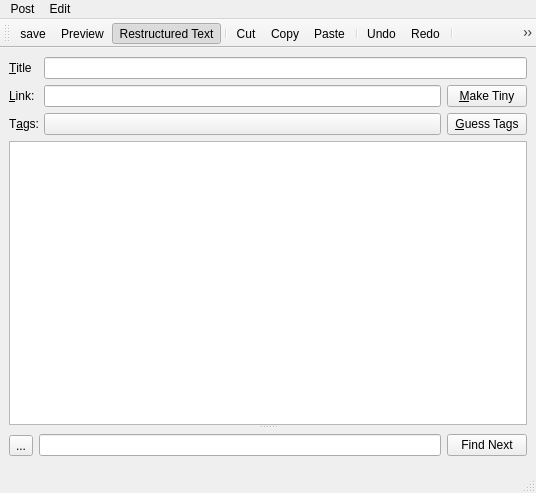
<ui version="4.0" >
 <class>MainWindow</class>
 <widget class="QMainWindow" name="MainWindow" >
  <property name="geometry" >
   <rect>
    <x>0</x>
    <y>0</y>
    <width>536</width>
    <height>493</height>
   </rect>
  </property>
  <property name="windowTitle" >
   <string>MainWindow</string>
  </property>
  <widget class="QWidget" name="centralWidget" >
   <layout class="QVBoxLayout" >
    <item>
     <layout class="QGridLayout" >
      <property name="leftMargin" >
       <number>0</number>
      </property>
      <property name="topMargin" >
       <number>0</number>
      </property>
      <property name="rightMargin" >
       <number>0</number>
      </property>
      <property name="bottomMargin" >
       <number>0</number>
      </property>
      <property name="horizontalSpacing" >
       <number>6</number>
      </property>
      <property name="verticalSpacing" >
       <number>6</number>
      </property>
      <item row="0" column="1" >
       <widget class="QLineEdit" name="title" />
      </item>
      <item rowspan="2" row="0" column="0" >
       <layout class="QVBoxLayout" >
        <property name="spacing" >
         <number>6</number>
        </property>
        <property name="leftMargin" >
         <number>0</number>
        </property>
        <property name="topMargin" >
         <number>0</number>
        </property>
        <property name="rightMargin" >
         <number>0</number>
        </property>
        <property name="bottomMargin" >
         <number>0</number>
        </property>
        <item>
         <widget class="QLabel" name="label" >
          <property name="text" >
           <string>&amp;Title</string>
          </property>
          <property name="buddy" >
           <cstring>title</cstring>
          </property>
         </widget>
        </item>
        <item>
         <widget class="QLabel" name="label_4" >
          <property name="text" >
           <string>&amp;Link:</string>
          </property>
          <property name="buddy" >
           <cstring>link</cstring>
          </property>
         </widget>
        </item>
        <item>
         <widget class="QLabel" name="label_2" >
          <property name="text" >
           <string>T&amp;ags:</string>
          </property>
          <property name="buddy" >
           <cstring>tags</cstring>
          </property>
         </widget>
        </item>
       </layout>
      </item>
      <item row="1" column="1" >
       <layout class="QGridLayout" >
        <property name="leftMargin" >
         <number>0</number>
        </property>
        <property name="topMargin" >
         <number>0</number>
        </property>
        <property name="rightMargin" >
         <number>0</number>
        </property>
        <property name="bottomMargin" >
         <number>0</number>
        </property>
        <property name="horizontalSpacing" >
         <number>6</number>
        </property>
        <property name="verticalSpacing" >
         <number>6</number>
        </property>
        <item row="1" column="1" >
         <widget class="QPushButton" name="guess" >
          <property name="text" >
           <string>&amp;Guess Tags</string>
          </property>
         </widget>
        </item>
        <item row="1" column="0" >
         <widget class="QPushButton" name="tags" >
          <property name="sizePolicy" >
           <sizepolicy vsizetype="Fixed" hsizetype="Expanding" >
            <horstretch>0</horstretch>
            <verstretch>0</verstretch>
           </sizepolicy>
          </property>
          <property name="text" >
           <string/>
          </property>
         </widget>
        </item>
        <item row="0" column="1" >
         <widget class="QPushButton" name="pushButton" >
          <property name="text" >
           <string>&amp;Make Tiny</string>
          </property>
         </widget>
        </item>
        <item row="0" column="0" >
         <widget class="QLineEdit" name="link" />
        </item>
       </layout>
      </item>
     </layout>
    </item>
    <item>
     <widget class="QSplitter" name="splitter" >
      <property name="orientation" >
       <enum>Qt::Vertical</enum>
      </property>
      <widget class="QTextEdit" name="editor" >
       <property name="font" >
        <font>
         <family>Bitstream Vera Sans Mono</family>
        </font>
       </property>
       <property name="acceptRichText" >
        <bool>false</bool>
       </property>
      </widget>
      <widget class="QWidget" name="" >
       <layout class="QHBoxLayout" >
        <item>
         <widget class="QToolButton" name="clearSearch" >
          <property name="text" >
           <string>...</string>
          </property>
          <property name="icon" >
           <iconset resource="../../resources/icons.qrc" >:/icons/icons/editclear.svg</iconset>
          </property>
          <property name="shortcut" >
           <string>Ctrl+K</string>
          </property>
         </widget>
        </item>
        <item>
         <widget class="QLineEdit" name="search" />
        </item>
        <item>
         <widget class="QPushButton" name="findNext" >
          <property name="text" >
           <string>Find Next</string>
          </property>
         </widget>
        </item>
       </layout>
      </widget>
     </widget>
    </item>
   </layout>
  </widget>
  <widget class="QMenuBar" name="menuBar" >
   <property name="geometry" >
    <rect>
     <x>0</x>
     <y>0</y>
     <width>536</width>
     <height>31</height>
    </rect>
   </property>
   <widget class="QMenu" name="menuEdit" >
    <property name="title" >
     <string>Edit</string>
    </property>
    <widget class="QMenu" name="menuInsert" >
     <property name="title" >
      <string>Insert</string>
     </property>
     <addaction name="actionFlickr_Image" />
     <addaction name="actionOpenomy_File" />
    </widget>
    <addaction name="actionCut" />
    <addaction name="actionCopy" />
    <addaction name="actionPaste" />
    <addaction name="actionUndo" />
    <addaction name="actionRedo" />
    <addaction name="actionSelect_All" />
    <addaction name="actionDelete" />
    <addaction name="separator" />
    <addaction name="actionFind" />
    <addaction name="actionFindNext" />
    <addaction name="separator" />
    <addaction name="menuInsert" />
   </widget>
   <widget class="QMenu" name="menuPost" >
    <property name="title" >
     <string>Post</string>
    </property>
    <addaction name="actionSave" />
    <addaction name="actionPreview" />
    <addaction name="actionRST" />
    <addaction name="separator" />
    <addaction name="actionClose" />
   </widget>
   <addaction name="menuPost" />
   <addaction name="menuEdit" />
  </widget>
  <widget class="QStatusBar" name="statusBar" />
  <widget class="QToolBar" name="toolBar" >
   <property name="orientation" >
    <enum>Qt::Horizontal</enum>
   </property>
   <attribute name="toolBarArea" >
    <enum>TopToolBarArea</enum>
   </attribute>
   <attribute name="toolBarBreak" >
    <bool>false</bool>
   </attribute>
   <addaction name="actionSave" />
   <addaction name="actionPreview" />
   <addaction name="actionRST" />
   <addaction name="separator" />
   <addaction name="actionCut" />
   <addaction name="actionCopy" />
   <addaction name="actionPaste" />
   <addaction name="separator" />
   <addaction name="actionUndo" />
   <addaction name="actionRedo" />
   <addaction name="separator" />
   <addaction name="actionFlickr_Image" />
   <addaction name="actionOpenomy_File" />
  </widget>
  <action name="actionPreview" >
   <property name="icon" >
    <iconset resource="../../resources/icons.qrc" >:/icons/icons/preview.svg</iconset>
   </property>
   <property name="text" >
    <string>Preview</string>
   </property>
  </action>
  <action name="actionCut" >
   <property name="icon" >
    <iconset resource="../../resources/icons.qrc" >:/icons/icons/editcut.svg</iconset>
   </property>
   <property name="text" >
    <string>Cut</string>
   </property>
  </action>
  <action name="actionCopy" >
   <property name="icon" >
    <iconset resource="../../resources/icons.qrc" >:/icons/icons/editcopy.svg</iconset>
   </property>
   <property name="text" >
    <string>Copy</string>
   </property>
  </action>
  <action name="actionPaste" >
   <property name="icon" >
    <iconset resource="../../resources/icons.qrc" >:/icons/icons/editpaste.svg</iconset>
   </property>
   <property name="text" >
    <string>Paste</string>
   </property>
  </action>
  <action name="actionUndo" >
   <property name="icon" >
    <iconset resource="../../resources/icons.qrc" >:/icons/icons/undo.svg</iconset>
   </property>
   <property name="text" >
    <string>Undo</string>
   </property>
  </action>
  <action name="actionRedo" >
   <property name="icon" >
    <iconset resource="../../resources/icons.qrc" >:/icons/icons/redo.svg</iconset>
   </property>
   <property name="text" >
    <string>Redo</string>
   </property>
  </action>
  <action name="actionDelete" >
   <property name="icon" >
    <iconset resource="../../resources/icons.qrc" >:/icons/icons/delete.svg</iconset>
   </property>
   <property name="text" >
    <string>Delete</string>
   </property>
  </action>
  <action name="actionSelect_All" >
   <property name="text" >
    <string>Select All</string>
   </property>
  </action>
  <action name="actionFlickr_Image" >
   <property name="icon" >
    <iconset resource="../../resources/icons.qrc" >:/icons/icons/camera.svg</iconset>
   </property>
   <property name="text" >
    <string>Flickr Image</string>
   </property>
  </action>
  <action name="actionOpenomy_File" >
   <property name="icon" >
    <iconset resource="../../resources/icons.qrc" >:/icons/icons/openomy.svg</iconset>
   </property>
   <property name="text" >
    <string>Openomy File</string>
   </property>
  </action>
  <action name="actionSave" >
   <property name="icon" >
    <iconset resource="../../resources/icons.qrc" >:/icons/icons/filesave.svg</iconset>
   </property>
   <property name="text" >
    <string>save</string>
   </property>
  </action>
  <action name="actionClose" >
   <property name="icon" >
    <iconset resource="../../resources/icons.qrc" >:/icons/icons/fileclose.svg</iconset>
   </property>
   <property name="text" >
    <string>Close</string>
   </property>
  </action>
  <action name="actionOpenomyTag" >
   <property name="text" >
    <string>Openomy Tag</string>
   </property>
  </action>
  <action name="actionRST" >
   <property name="checkable" >
    <bool>true</bool>
   </property>
   <property name="checked" >
    <bool>true</bool>
   </property>
   <property name="icon" >
    <iconset resource="../../resources/icons.qrc" >:/icons/icons/fonts.svg</iconset>
   </property>
   <property name="text" >
    <string>Restructured Text</string>
   </property>
  </action>
  <action name="actionFind" >
   <property name="icon" >
    <iconset resource="../../resources/icons.qrc" >:/icons/icons/find.svg</iconset>
   </property>
   <property name="text" >
    <string>Find</string>
   </property>
  </action>
  <action name="actionFindNext" >
   <property name="icon" >
    <iconset resource="../../resources/icons.qrc" >:/icons/icons/next.svg</iconset>
   </property>
   <property name="text" >
    <string>FindNext</string>
   </property>
  </action>
 </widget>
 <tabstops>
  <tabstop>title</tabstop>
  <tabstop>link</tabstop>
  <tabstop>editor</tabstop>
  <tabstop>pushButton</tabstop>
 </tabstops>
 <resources>
  <include location="../../resources/icons.qrc" />
 </resources>
 <connections>
  <connection>
   <sender>search</sender>
   <signal>returnPressed()</signal>
   <receiver>findNext</receiver>
   <slot>animateClick()</slot>
   <hints>
    <hint type="sourcelabel" >
     <x>419</x>
     <y>442</y>
    </hint>
    <hint type="destinationlabel" >
     <x>461</x>
     <y>444</y>
    </hint>
   </hints>
  </connection>
 </connections>
</ui>
